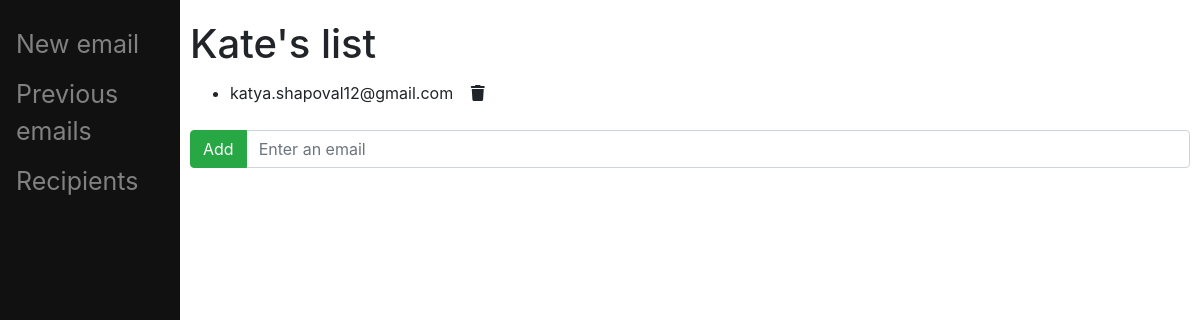
Page /2 on the earlier database version.
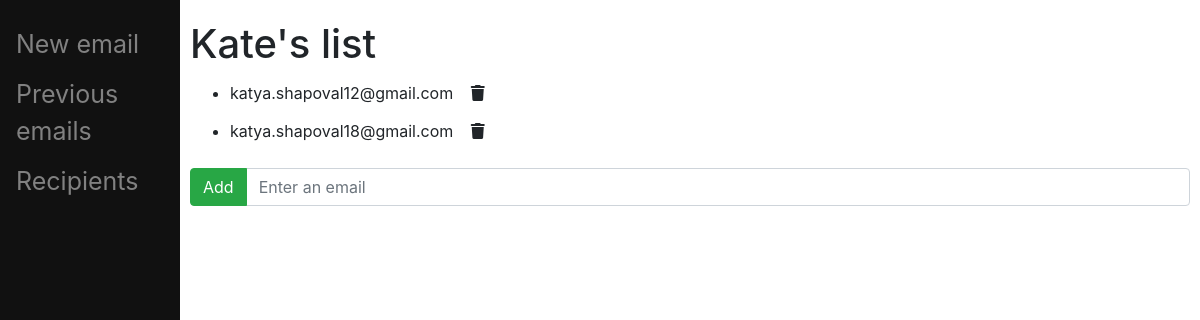
Same page on the later database version.
### main/models.py (models this page shows)
class Item(models.Model):
    emaillist = models.ForeignKey(EmailList, on_delete=models.CASCADE)
    recipient = models.EmailField(max_length=300)
    def __str__(self):
        return self.recipient

### main/views.py (the view, shortened to what this page needs)
# urls.py: path("<int:id>", views.recipients, name="recipients"),
def recipients(response, id):
    ls = EmailList.objects.get(id=id)
    return render(response, "main/recipients.html", {"ls": ls})

### main/models.py (called while the page is built)
    def __str__(self):
        return self.name

### main/templates/main/recipients.html (shortened to what this page needs)
{% extends 'main/base.html' %}
{% block content %}
<h1>{{ls}}</h1>
<form method="post" action="#">
    <ul>
        {% for item in ls.item_set.all %}
        <li>{{item}}
            <button type="submit" name="{{item.id}}" value="delete" class="btn"><i class="fa-solid fa-trash"></i>
            </button>
        </li>
        {% endfor %}
    </ul>
</form>
<form method="post" action="#">
    <div class="input-group mb-3">
        <div class="input-group-prepend">
            <button type="submit" name="newItem" value="add" class="btn btn-success">Add</button>
        </div>
        <input class="form-control" placeholder="Enter an email" type="email" name="new">
    </div>
</form>
{% endblock %}

Differences in the rows shown:
added Item: recipient "katya.shapoval18@gmail.com"
